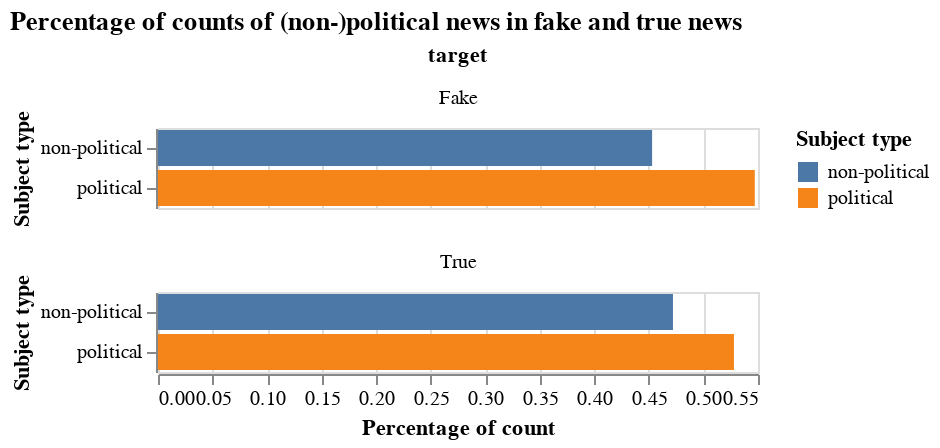

This figure's notebook cell:
### Markdown cell above
Figure 8: Comparing the percentage of counts of subjects between fake and true news articles

### Code cell
number_of_fake = train_df[train_df['target'] == 'Fake'].shape[0]
number_of_true = train_df[train_df['target'] == 'True'].shape[0]
plot_df = train_df.groupby(['target', 'subject']).size().reset_index()
plot_df.columns = ['target', 'subject', 'count']
plot_df.loc[plot_df['target'] == 'Fake', 'total'] = number_of_fake
plot_df.loc[plot_df['target'] == 'True', 'total'] = number_of_true
plot_df['percentage'] = plot_df['count'] / plot_df['total']

alt.Chart(plot_df).mark_bar().encode(
    alt.X('percentage').title('Percentage of count'),
    alt.Y('subject').title('Subject type'),
    alt.Color('subject').title('Subject type')
).facet(
    'target',
    columns=1
).properties(
    title='Percentage of counts of (non-)political news in fake and true news'
)

### Figure 1 — Vega specification as saved in the notebook (floating-point values rounded to 4 significant figures)
{"$schema": "https://vega.github.io/schema/vega/v6.json", "data": [{"name": "source_0", "values": [{"target": "Fake", "subject": "non-political", "count": 8441, "total": 18640.0, "percentage": 0.4529, "percentage_end": 0.4529, "percentage_start": 0.0}, {"target": "Fake", "subject": "political", "count": 10195, "total": 18640.0, "percentage": 0.5471, "percentage_end": 0.5471, "percentage_start": 0.0}, {"target": "True", "subject": "non-political", "count": 8158, "total": 17280.0, "percentage": 0.4721, "percentage_end": 0.4721, "percentage_start": 0.0}, {"target": "True", "subject": "political", "count": 9124, "total": 17280.0, "percentage": 0.5279, "percentage_end": 0.5279, "percentage_start": 0.0}]}, {"name": "facet_domain", "values": [{"target": "Fake", "count": 2}, {"target": "True", "count": 2}]}, {"name": "facet_domain_row", "values": [{"data": 0.0}, {"data": 1.0}]}, {"name": "facet_domain_column", "transform": [{"type": "sequence", "start": 0.0, "stop": {"signal": "min(length(data(\"facet_domain\")), 1)"}}]}, {"name": "source_0_y_domain_subject", "values": [{"subject": "non-political"}, {"subject": "political"}]}, {"name": "source_0_color_domain_subject", "values": [{"subject": "non-political"}, {"subject": "political"}]}], "signals": [{"name": "child_width", "value": 300}, {"name": "y_step", "value": 20}, {"name": "child_height", "update": "bandspace(domain('y').length, 0.1, 0.05) * y_step"}], "marks": [{"type": "group", "name": "facet-title", "title": {"text": "target", "style": "guide-title", "offset": 10}, "role": "column-title"}, {"type": "group", "name": "row_header", "from": {"data": "facet_domain_row"}, "encode": {"update": {"height": {"signal": "child_height"}}}, "axes": [{"scale": "y", "zindex": 0, "orient": "left", "grid": false, "title": "Subject type"}], "role": "row-header"}, {"type": "group", "name": "column_footer", "from": {"data": "facet_domain_column"}, "encode": {"update": {"width": {"signal": "child_width"}}}, "axes": [{"scale": "x", "grid": false, "title": "Percentage of count", "labelOverlap": true, "orient": "bottom", "labelFlush": true, "tickCount": {"signal": "ceil(child_width/40)"}, "zindex": 0}], "role": "column-footer"}, {"type": "group", "name": "cell", "from": {"facet": {"data": "source_0", "name": "facet", "groupby": ["target"]}}, "sort": {"field": ["datum[\"target\"]"], "order": ["ascending"]}, "encode": {"update": {"width": {"signal": "child_width"}, "height": {"signal": "child_height"}}}, "marks": [{"type": "rect", "name": "child_marks", "from": {"data": "facet"}, "encode": {"update": {"x2": {"field": "percentage_start", "scale": "x"}, "height": {"signal": "max(0.25, bandwidth('y'))"}, "y": {"field": "subject", "scale": "y"}, "x": {"field": "percentage_end", "scale": "x"}, "fill": {"field": "subject", "scale": "color"}}}, "style": ["bar"]}], "axes": [{"scale": "x", "orient": "bottom", "tickCount": {"signal": "ceil(child_width/40)"}, "labels": false, "grid": true, "domain": false, "aria": false, "maxExtent": 0, "ticks": false, "zindex": 0, "gridScale": "y", "minExtent": 0}], "title": {"text": {"signal": "isValid(parent[\"target\"]) ? parent[\"target\"] : \"\"+parent[\"target\"]"}, "frame": "group", "style": "guide-label", "offset": 10}, "style": "cell"}], "scales": [{"name": "x", "type": "linear", "domain": {"data": "source_0", "fields": ["percentage_start", "percentage_end"]}, "range": [0, {"signal": "child_width"}], "nice": true, "zero": true}, {"name": "y", "type": "band", "domain": {"data": "source_0_y_domain_subject", "field": "subject", "sort": true}, "range": {"step": {"signal": "y_step"}}, "paddingInner": 0.1, "paddingOuter": 0.05}, {"name": "color", "type": "ordinal", "domain": {"data": "source_0_color_domain_subject", "field": "subject", "sort": true}, "range": "category"}], "title": {"text": "Percentage of counts of (non-)political news in fake and true news", "anchor": "start"}, "layout": {"padding": 20, "bounds": "full", "align": "all", "columns": 1}, "background": "white", "padding": 5, "legends": [{"title": "Subject type", "fill": "color", "symbolType": "square"}]}
